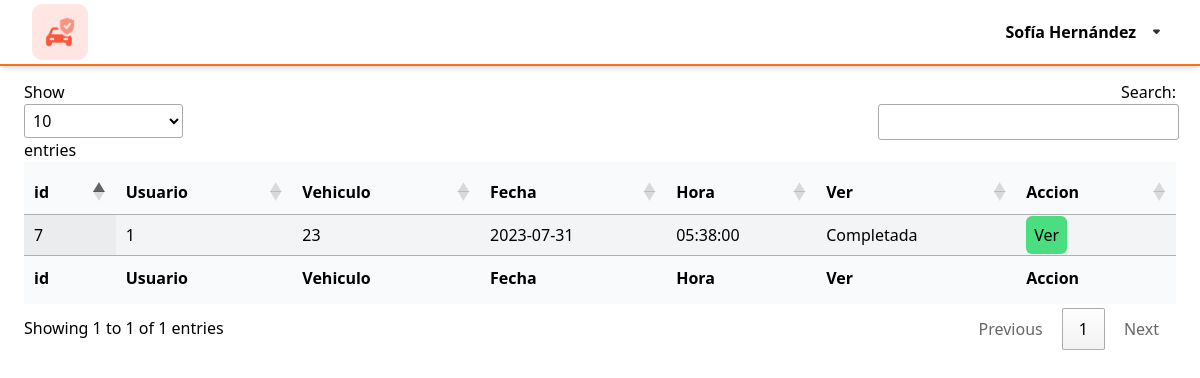
Page /pages/agenda.php (signed in) on the committed database.
### tables this page shows
CREATE TABLE IF NOT EXISTS `agenda_compras` (
  `id_agenda` int NOT NULL AUTO_INCREMENT,
  `id_usuario` int NOT NULL,
  `id_vehiculo` int NOT NULL,
  `fecha` date NOT NULL,
  `hora` time NOT NULL,
  `status` tinyint(1) NOT NULL,
  `entrega_local` tinyint(1) NOT NULL,
  PRIMARY KEY (`id_agenda`),
  KEY `id_usuario` (`id_usuario`),
  KEY `id_vehiculo` (`id_vehiculo`)
);

### pages/agenda.php (the view, shortened to what this page needs)
<?php session_start();
require("../php/connection.php");
$agenda = $mysqli->query("SELECT * FROM `agenda_compras`");
?>
<!DOCTYPE html>
<html lang="en">
<head>
    <link href="../css/output.css" rel="stylesheet">
    <link href="../css/input.css" rel="stylesheet">
    <link href="../DataTables/datatables.min.css" rel="stylesheet">
</head>
<body>
    <?php include "./nav.php" ?>
    <div class="w-screen p-6 mt-14">
        <div id="marcas" class="contenedor ">
            <table id="table_marcas" class="display table bg-gray-50 py-2 ">
                <thead>
                    <tr>
                        <th>id</th>
                        <th>Usuario</th>
                        <th>Vehiculo</th>
                        <th>Fecha</th>
                        <th>Hora</th>
                        <th>Ver</th>
                        <th>Accion</th>
                    </tr>
                </thead>
                <tbody>
                    <?php
                    if ($agenda) {
                        if ($agenda->num_rows > 0) {
                            while ($datos = $agenda->fetch_assoc()) {
                    ?>
                                <tr>
                                    <td><?php echo $datos['id_agenda']; ?></td>
                                    <td><?php echo $datos['id_usuario']; ?></td>
                                    <td><?php echo $datos['id_vehiculo']; ?></td>
                                    <td><?php echo $datos['fecha']; ?></td>
                                    <td><?php echo $datos['hora']; ?></td>
                                    <td> <?php
                                            if ($datos['status'] == 0) {
                                                echo "Pendiente";
                                            } elseif ($datos['status'] == 1) {
                                                echo "Completada";
                                            } else {
                                                echo "Cancelada";
                                            }
                                            ?></td>
                                    <td><a class="bg-green-400 hover:bg-green-800 p-2 rounded-md" href="./entrega.php?id=<?php echo $datos['id_agenda']; ?>">Ver</a></td>
                                </tr>
                    <?php
                            }
                        }
                    } else {
                        echo "<tr><td colspan='5'>Error executing the query: " . $mysqli->error . "</td></tr>";
                    }
                    ?>
                </tbody>
                <tfoot>
                    <tr>
                        <th>id</th>
                        <th>Usuario</th>
                        <th>Vehiculo</th>
                        <th>Fecha</th>
                        <th>Hora</th>
                        <th>Ver</th>
                        <th>Accion</th>
                    </tr>
                </tfoot>
            </table>
        </div>
    </div>
</body>
</html>

### css/input.css (style rules this page uses)
a,button { @apply hover:bg-orange-700; }

### rows in the picture
agenda_compras: id_agenda "7", id_usuario "1", id_vehiculo "23", fecha "2023-07-31", hora "05:38:00", status "Completada"

### other values in the picture
$nombre "Sofía"
$apellido "Hernández"
